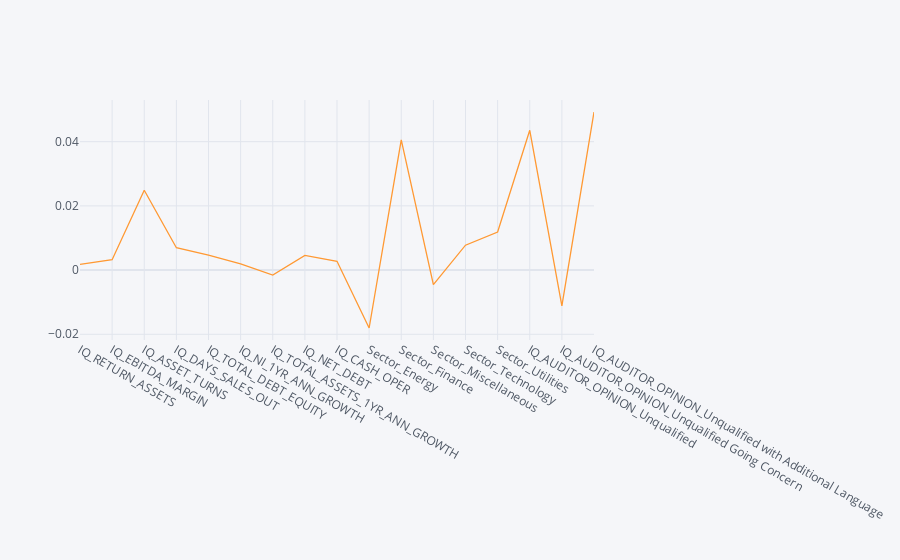

Notebook source saved alongside this figure:
### Code cell
coefficients['Coefficient'].iplot()

### Figure 1 — Plotly figure (JSON) as saved in the notebook; plotly's stock layout.template omitted (floating-point values rounded to 4 significant figures)
{"data": [{"line": {"color": "rgba(255, 153, 51, 1.0)", "dash": "solid", "shape": "linear", "width": 1.3}, "mode": "lines", "name": "Coefficient", "text": "", "type": "scatter", "x": ["IQ_RETURN_ASSETS", "IQ_EBITDA_MARGIN", "IQ_ASSET_TURNS", "IQ_DAYS_SALES_OUT", "IQ_TOTAL_DEBT_EQUITY", "IQ_NI_1YR_ANN_GROWTH", "IQ_TOTAL_ASSETS_1YR_ANN_GROWTH", "IQ_NET_DEBT", "IQ_CASH_OPER", "Sector_Energy", "Sector_Finance", "Sector_Miscellaneous", "Sector_Technology", "Sector_Utilities", "IQ_AUDITOR_OPINION_Unqualified", "IQ_AUDITOR_OPINION_Unqualified Going Concern", "IQ_AUDITOR_OPINION_Unqualified with Additional Language"], "y": [0.001747, 0.003218, 0.02485, 0.00696, 0.004628, 0.001919, -0.001536, 0.004561, 0.002719, -0.01805, 0.04056, -0.004522, 0.007752, 0.01186, 0.04355, -0.01114, 0.04925]}], "layout": {"legend": {"bgcolor": "#F5F6F9", "font": {"color": "#4D5663"}}, "paper_bgcolor": "#F5F6F9", "plot_bgcolor": "#F5F6F9", "title": {"font": {"color": "#4D5663"}}, "xaxis": {"gridcolor": "#E1E5ED", "showgrid": true, "tickfont": {"color": "#4D5663"}, "title": {"font": {"color": "#4D5663"}, "text": ""}, "zerolinecolor": "#E1E5ED"}, "yaxis": {"gridcolor": "#E1E5ED", "showgrid": true, "tickfont": {"color": "#4D5663"}, "title": {"font": {"color": "#4D5663"}, "text": ""}, "zerolinecolor": "#E1E5ED"}}}
